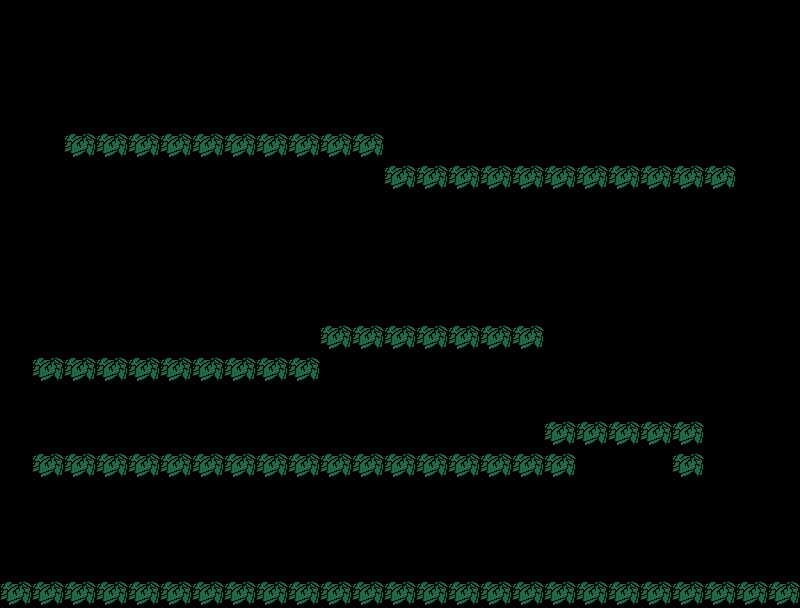

Tiled map render using the project's own tile images. Description and the whole map definition, tile-layer contents included, below:
An orthogonal 25x19 tile map with 32x32 px tiles, 1 tile layer (scene1).

<map version="1.5" tiledversion="1.7.0" orientation="orthogonal" renderorder="right-down" width="25" height="19" tilewidth="32" tileheight="32" infinite="0" nextlayerid="2" nextobjectid="1">
 <tileset firstgid="1" name="leafs" tilewidth="32" tileheight="32" tilecount="1" columns="1">
  <image source="leafs.png" width="32" height="32" />
 </tileset>
 <layer id="1" name="scene1" width="25" height="19">
  <data encoding="csv">
0,0,0,0,0,0,0,0,0,0,0,0,0,0,0,0,0,0,0,0,0,0,0,0,0,
0,0,0,0,0,0,0,0,0,0,0,0,0,0,0,0,0,0,0,0,0,0,0,0,0,
0,0,0,0,0,0,0,0,0,0,0,0,0,0,0,0,0,0,0,0,0,0,0,0,0,
0,0,0,0,0,0,0,0,0,0,0,0,0,0,0,0,0,0,0,0,0,0,0,0,0,
0,0,1,1,1,1,1,1,1,1,1,1,0,0,0,0,0,0,0,0,0,0,0,0,0,
0,0,0,0,0,0,0,0,0,0,0,0,1,1,1,1,1,1,1,1,1,1,1,0,0,
0,0,0,0,0,0,0,0,0,0,0,0,0,0,0,0,0,0,0,0,0,0,0,0,0,
0,0,0,0,0,0,0,0,0,0,0,0,0,0,0,0,0,0,0,0,0,0,0,0,0,
0,0,0,0,0,0,0,0,0,0,0,0,0,0,0,0,0,0,0,0,0,0,0,0,0,
0,0,0,0,0,0,0,0,0,0,0,0,0,0,0,0,0,0,0,0,0,0,0,0,0,
0,0,0,0,0,0,0,0,0,0,1,1,1,1,1,1,1,0,0,0,0,0,0,0,0,
0,1,1,1,1,1,1,1,1,1,0,0,0,0,0,0,0,0,0,0,0,0,0,0,0,
0,0,0,0,0,0,0,0,0,0,0,0,0,0,0,0,0,0,0,0,0,0,0,0,0,
0,0,0,0,0,0,0,0,0,0,0,0,0,0,0,0,0,1,1,1,1,1,0,0,0,
0,1,1,1,1,1,1,1,1,1,1,1,1,1,1,1,1,1,0,0,0,1,0,0,0,
0,0,0,0,0,0,0,0,0,0,0,0,0,0,0,0,0,0,0,0,0,0,0,0,0,
0,0,0,0,0,0,0,0,0,0,0,0,0,0,0,0,0,0,0,0,0,0,0,0,0,
0,0,0,0,0,0,0,0,0,0,0,0,0,0,0,0,0,0,0,0,0,0,0,0,0,
1,1,1,1,1,1,1,1,1,1,1,1,1,1,1,1,1,1,1,1,1,1,1,1,1
</data>
 </layer>
</map>